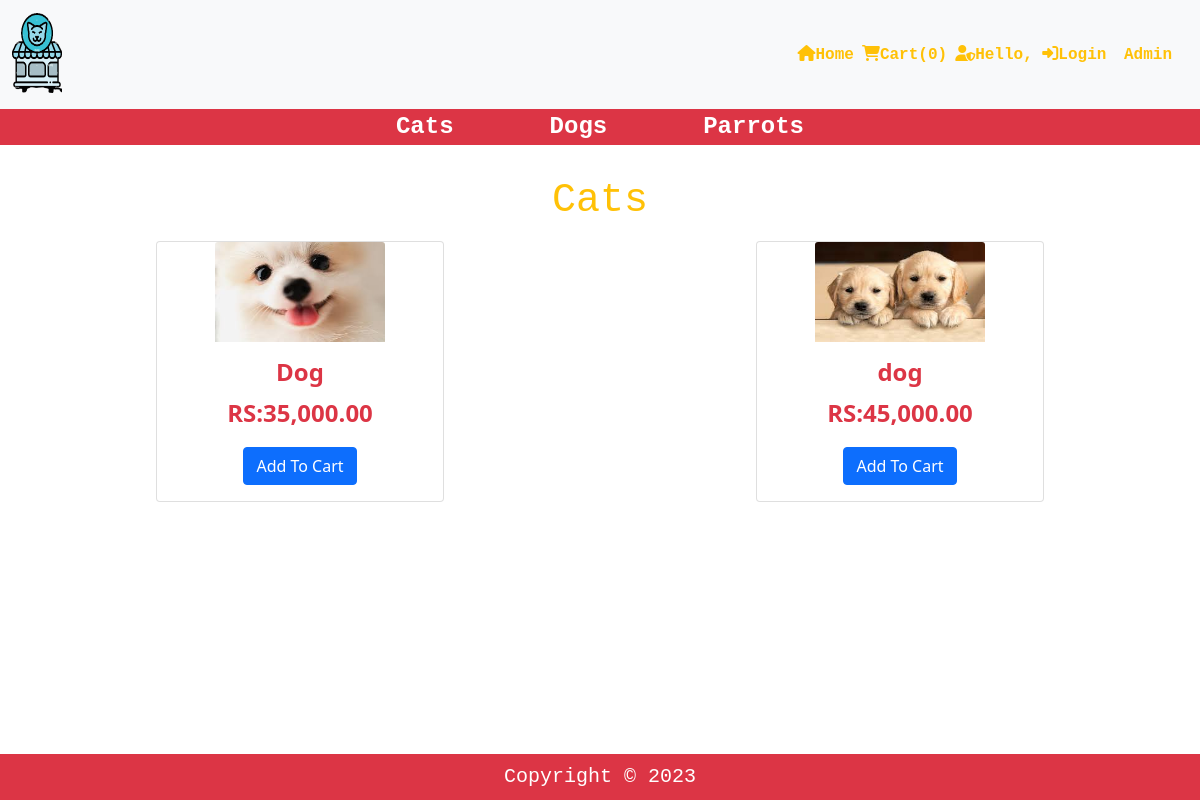
/user/dogs.php, run on the app's committed database.
### tables this page shows
CREATE TABLE `tblproduct` (
  `id` int(11) NOT NULL,
  `Pname` varchar(100) NOT NULL,
  `Pprice` varchar(100) NOT NULL,
  `Pimage` varchar(200) NOT NULL,
  `Pcategory` varchar(100) NOT NULL
);

### user/dogs.php (the view, shortened to what this page needs)
<!DOCTYPE html>
<html lang="en">
<head>
    <?php
    include'header.php';
    ?>
</head>
<body>
  <div class="container-fluid">
    <div class="col-md-12">
    <div class="row">
    <h1 class="text-warning font-monospace my-3 text-center">Cats</h1>
<?php
include 'config.php';
$Record=mysqli_query($con," SELECT* FROM `tblproduct`");
while ($row=mysqli_fetch_array($Record)){
$check_page=$row['Pcategory'];
if($check_page ==='Dogs'){
  echo"
  <div class='col-md-6 col-lg-4 m-auto mb-3'>
      <form action='Insertcart.php' method='POST'>
      <div class='card m-auto'style='width: 18rem;'>
      <img src='../admin/product/$row[Pimage]' class='card-img-top m-auto' style='width:170px; height:100px;'  alt='...'>
    <div class='card-body text-center'>
      <h5 class='card-title text-danger fs-4 fw-bold'>$row[Pname]</h5>
      <p class='card-text text-danger fs-4 fw-bold'> ";?> RS:<?php echo number_format($row['Pprice'],2)?> <?php echo"</p>
      <input type='hidden' name='Pname' value='$row[Pname]'>
      <input type='hidden' name='Pprice' value='$row[Pprice]'>
     <button type='submit' name='addcart' class='btn btn-primary'>Add To Cart</button>
    </div>
    </form>
  </div>
  </div>
  ";
}
}
?>
</div> </div> </div>
<?php
include 'footer.php';
?>
</body>
</html>

### data on the page
tblproduct: Pimage (picture), Pname "Dog", Pprice "35,000.00"
tblproduct: Pimage (picture), Pname "dog", Pprice "45,000.00"

### other printed values
$count "0"
